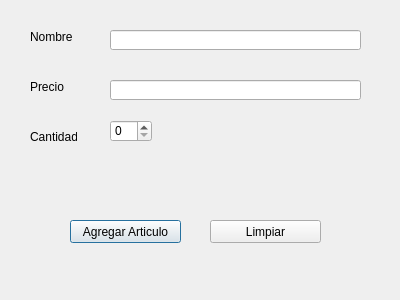
<?xml version="1.0" encoding="UTF-8"?>
<ui version="4.0">
 <class>qtWDWRegistroDeArticulos</class>
 <widget class="QDialog" name="qtWDWRegistroDeArticulos">
  <property name="geometry">
   <rect>
    <x>0</x>
    <y>0</y>
    <width>400</width>
    <height>300</height>
   </rect>
  </property>
  <property name="windowTitle">
   <string>CDP || Registro De Articulos</string>
  </property>
  <widget class="QPushButton" name="qtBTNAgregarArticulo">
   <property name="geometry">
    <rect>
     <x>70</x>
     <y>220</y>
     <width>111</width>
     <height>23</height>
    </rect>
   </property>
   <property name="text">
    <string>Agregar Articulo</string>
   </property>
  </widget>
  <widget class="QPushButton" name="qtBTNLimpiar">
   <property name="geometry">
    <rect>
     <x>210</x>
     <y>220</y>
     <width>111</width>
     <height>23</height>
    </rect>
   </property>
   <property name="text">
    <string>Limpiar</string>
   </property>
  </widget>
  <widget class="QLabel" name="label">
   <property name="geometry">
    <rect>
     <x>30</x>
     <y>30</y>
     <width>47</width>
     <height>13</height>
    </rect>
   </property>
   <property name="text">
    <string>Nombre</string>
   </property>
  </widget>
  <widget class="QLineEdit" name="qtTXTNombre">
   <property name="geometry">
    <rect>
     <x>110</x>
     <y>30</y>
     <width>251</width>
     <height>20</height>
    </rect>
   </property>
  </widget>
  <widget class="QLabel" name="label_2">
   <property name="geometry">
    <rect>
     <x>30</x>
     <y>80</y>
     <width>47</width>
     <height>13</height>
    </rect>
   </property>
   <property name="text">
    <string>Precio</string>
   </property>
  </widget>
  <widget class="QLineEdit" name="qtTXTPrecio">
   <property name="geometry">
    <rect>
     <x>110</x>
     <y>80</y>
     <width>251</width>
     <height>20</height>
    </rect>
   </property>
  </widget>
  <widget class="QLabel" name="label_3">
   <property name="geometry">
    <rect>
     <x>30</x>
     <y>130</y>
     <width>47</width>
     <height>13</height>
    </rect>
   </property>
   <property name="text">
    <string>Cantidad</string>
   </property>
  </widget>
  <widget class="QSpinBox" name="qtSPNSpinCantidad">
   <property name="geometry">
    <rect>
     <x>110</x>
     <y>120</y>
     <width>42</width>
     <height>22</height>
    </rect>
   </property>
  </widget>
 </widget>
 <resources/>
 <connections/>
</ui>
